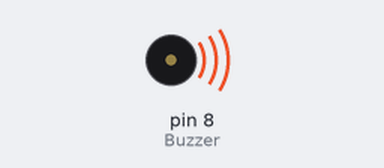
The sketch below on a simulated Arduino Uno, built with avr-gcc and run on an emulated ATmega328P. Parts: buzzer (waves = sounding, pin HIGH).

Above: at 0.05 s.
Timing chart, 0 to 3.0 s (numbered marks = the images above):
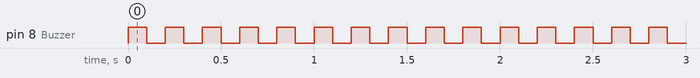

Measured:
- by itself, pin 8 (Buzzer): alternates HIGH for 0.10 s and LOW for 0.10 s

The sketch:

Buzzer.ino
```cpp
//+ve on pin no.8 and -ve on any GND
int Buzzer = 8;
void setup() {
  Serial.begin (9600);  //define baud rate
  pinMode(Buzzer, OUTPUT); //define output
}

void loop() {

  digitalWrite(Buzzer,HIGH); //activate buzzer
  delay(100);
  digitalWrite(Buzzer,LOW); //deactivate buzzer
  delay(100);
}
```
